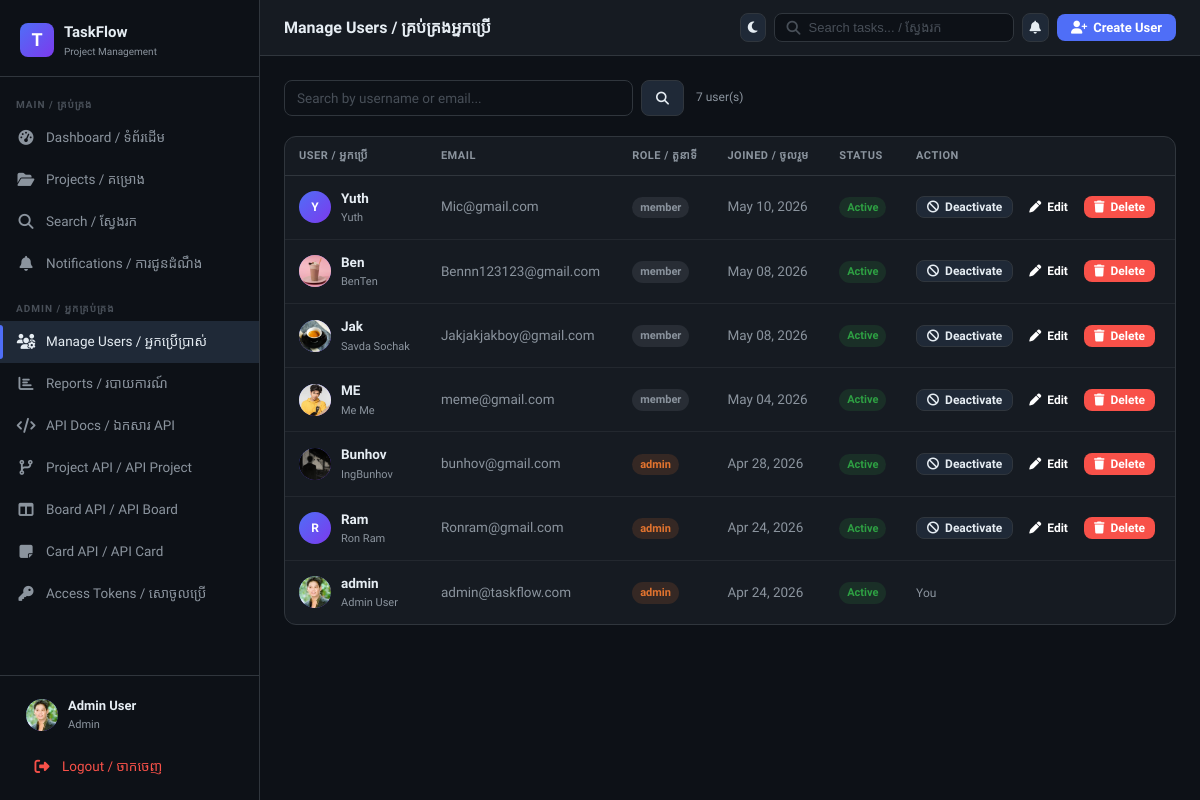
The page /admin-panel/users/ (signed in) on the database its author committed.
### core/models.py (models this page shows, shortened)
class User(AbstractUser):
    ROLE_CHOICES = [("admin", "Admin"), ("member", "Member")]
    role = models.CharField(max_length=10, choices=ROLE_CHOICES, default="member")
    avatar = models.ImageField(upload_to="avatars/", blank=True, null=True)
    is_active = models.BooleanField(default=True)
    @property
    def is_admin(self):
        return self.role == "admin"

### core/views.py (the view)
# urls.py: path('admin-panel/users/', views.admin_users, name='admin_users'),
@login_required
def admin_users(request):
    if not request.user.is_admin:
        return redirect("dashboard")
    users = User.objects.all().order_by("-date_joined")
    q = request.GET.get("q", "")
    if q:
        users = users.filter(Q(username__icontains=q) | Q(email__icontains=q))
    context = {
        "users": users,
        "q": q,
        "unread_count": request.user.notifications.filter(is_read=False).count(),
    }
    return render(request, "admin_panel/users.html", context)

### templates/admin_panel/users.html (shortened to what this page needs)
{% extends 'base.html' %}
{% block page_title %}Manage Users / គ្រប់គ្រងអ្នកប្រើ{% endblock %}
{% block topbar_extra %}
<button class="btn btn-primary" onclick="showModal('createUserModal')">
  <i class="fa-solid fa-user-plus"></i> Create User
</button>
{% endblock %}
{% block content %}
<div style="display:flex;align-items:center;gap:12px;margin-bottom:20px">
  <form method="get" style="flex:1;max-width:400px;display:flex;gap:8px">
    <input type="text" name="q" class="form-control" placeholder="Search by username or email..." value="{{ q }}">
    <button type="submit" class="btn btn-secondary"><i class="fa-solid fa-search"></i></button>
  </form>
  <span class="text-muted text-small">{{ users|length }} user(s)</span>
</div>
<div class="card">
  <div class="card-body" style="padding:0">
    <table class="table">
      <thead>
        <tr>
          <th>User / អ្នកប្រើ</th>
          <th>Email</th>
          <th>Role / តួនាទី</th>
          <th>Joined / ចូលរួម</th>
          <th>Status</th>
          <th>Action</th>
        </tr>
      </thead>
      <tbody>
        {% for u in users %}
        <tr>
          <td>
            <div style="display:flex;align-items:center;gap:10px">
              <div class="user-avatar" style="width:32px;height:32px;font-size:12px;flex-shrink:0">
                {% if u.avatar %}<img src="{{ u.avatar.url }}" alt="">{% else %}{{ u.username|first|upper }}{% endif %}
              </div>
              <div>
                <div style="font-weight:600">{{ u.username }}</div>
                <div style="font-size:11px;color:var(--text-muted)">{{ u.get_full_name }}</div>
              </div>
            </div>
          </td>
          <td class="text-muted text-small">{{ u.email }}</td>
          <td>
            <span class="badge {% if u.role == 'admin' %}badge-high{% else %}badge-todo{% endif %}">{{ u.role }}</span>
          </td>
          <td class="text-muted text-small">{{ u.date_joined|date:"M d, Y" }}</td>
          <td>
            <span class="badge {% if u.is_active %}badge-done{% else %}badge-critical{% endif %}">
              {% if u.is_active %}Active{% else %}Inactive{% endif %}
            </span>
          </td>
          <td>
            {% if u != request.user %}
            <div style="display:flex;gap:6px;flex-wrap:wrap">
              <a href="{% url 'admin_toggle_user' u.id %}" class="btn btn-secondary btn-sm">
                {% if u.is_active %}<i class="fa-solid fa-ban"></i> Deactivate{% else %}<i class="fa-solid fa-check"></i> Activate{% endif %}
              </a>
              <button class="btn btn-sm" style="background:var(--blue);color:#fff"
                onclick="openEditModal({{ u.id }}, '{{ u.username }}', '{{ u.email }}', '{{ u.first_name }}', '{{ u.last_name }}', '{{ u.role }}')">
                <i class="fa-solid fa-pen"></i> Edit
              </button>
              <button class="btn btn-sm" style="background:var(--red);color:#fff"
                onclick="openDeleteModal({{ u.id }}, '{{ u.username }}')">
                <i class="fa-solid fa-trash"></i> Delete
              </button>
            </div>
            {% else %}
            <span class="text-muted text-small">You</span>
            {% endif %}
          </td>
        </tr>
        {% empty %}
        <tr><td colspan="6" style="text-align:center;padding:32px;color:var(--text-muted)">No users found.</td></tr>
        {% endfor %}
      </tbody>
    </table>
  </div>
</div>
{% endblock %}

### templates/base.html (shortened to what this page needs)
{% load static %}
<!doctype html>
<html lang="km-en">
  <head>
    <link rel="stylesheet" href="{% static 'css/main.css' %}" />
    <link rel="stylesheet" href="https://cdnjs.cloudflare.com/ajax/libs/font-awesome/6.5.0/css/all.min.css" />
  </head>
  <body class="{% block body_class %}{% endblock %}">
    <aside class="sidebar" id="sidebar">
      <div class="sidebar-logo">
        <div class="logo-icon">T</div>
        <div>
          <div class="logo-text">TaskFlow</div>
          <div class="logo-sub">Project Management</div>
        </div>
      </div>
      <nav class="sidebar-nav">
        <div class="nav-section">Main / គ្រប់គ្រង</div>
        <a href="{% url 'dashboard' %}" class="nav-link {% if request.resolver_match.url_name == 'dashboard' %}active{% endif %}">
          <span class="nav-icon"><i class="fa-solid fa-gauge-high"></i></span>
          Dashboard / ទំព័រដើម
        </a>
        <a href="{% url 'projects' %}" class="nav-link ">
          <span class="nav-icon"><i class="fa-solid fa-folder-open"></i></span>
          Projects / គម្រោង
        </a>
        <a href="{% url 'search' %}" class="nav-link {% if request.resolver_match.url_name == 'search' %}active{% endif %}">
          <span class="nav-icon"><i class="fa-solid fa-magnifying-glass"></i></span>
          Search / ស្វែងរក
        </a>
        <a href="{% url 'notifications' %}" class="nav-link {% if request.resolver_match.url_name == 'notifications' %}active{% endif %}">
          <span class="nav-icon"><i class="fa-solid fa-bell"></i></span>
          Notifications / ការជូនដំណឹង
        </a>
        {% if user.is_admin or user.is_staff or user.is_superuser %}
        <div class="nav-section" style="margin-top: 8px">Admin / អ្នកគ្រប់គ្រង</div>
        <a href="{% url 'admin_users' %}" class="nav-link {% if request.resolver_match.url_name == 'admin_users' %}active{% endif %}">
          <span class="nav-icon"><i class="fa-solid fa-users-gear"></i></span>
          Manage Users / អ្នកប្រើប្រាស់
        </a>
        <a href="{% url 'admin_reports' %}" class="nav-link {% if request.resolver_match.url_name == 'admin_reports' %}active{% endif %}">
          <span class="nav-icon"><i class="fa-solid fa-chart-bar"></i></span>
          Reports / របាយការណ៍
        </a>
        <a href="{% url 'admin_api_docs' %}" class="nav-link {% if request.resolver_match.url_name == 'admin_api_docs' %}active{% endif %}">
          <span class="nav-icon"><i class="fa-solid fa-code"></i></span>
          API Docs / ឯកសារ API
        </a>
        <a href="{% url 'admin_project_api' %}" class="nav-link {% if request.resolver_match.url_name == 'project_api_crud' or request.resolver_match.url_name == 'admin_project_api' %}active{% endif %}">
          <span class="nav-icon"><i class="fa-solid fa-code-branch"></i></span>
          Project API / API Project
        </a>
        <a href="{% url 'admin_board_api' %}" class="nav-link {% if request.resolver_match.url_name == 'board_api_crud' or request.resolver_match.url_name == 'admin_board_api' %}active{% endif %}">
          <span class="nav-icon"><i class="fa-solid fa-columns"></i></span>
          Board API / API Board
        </a>
        <a href="{% url 'admin_card_api' %}" class="nav-link {% if request.resolver_match.url_name == 'card_api_crud' or request.resolver_match.url_name == 'admin_card_api' %}active{% endif %}">
          <span class="nav-icon"><i class="fa-solid fa-note-sticky"></i></span>
          Card API / API Card
        </a>
        <a href="{% url 'admin_access_tokens' %}" class="nav-link {% if request.resolver_match.url_name == 'admin_access_tokens' %}active{% endif %}">
          <span class="nav-icon"><i class="fa-solid fa-key"></i></span>
          Access Tokens / សោចូលប្រើ
        </a>
        {% endif %}
      </nav>
      <div class="sidebar-footer">
        <a href="{% url 'profile' %}" class="user-card">
          <div class="user-avatar">
            {% if user.avatar %}<img src="{{ user.avatar.url }}" alt="" />
            {% else %}{{ user.username|first|upper }}{% endif %}
          </div>
          <div class="user-info">
            <div class="user-name">{{ user.get_full_name|default:user.username }}</div>
            <div class="user-role">{{ user.role }}</div>
          </div>
        </a>
        <a href="{% url 'logout' %}" class="nav-link" style="margin-top: 4px; color: var(--red)">
          <span class="nav-icon"><i class="fa-solid fa-right-from-bracket"></i></span>
          Logout / ចាកចេញ
        </a>
      </div>
    </aside>
    <div class="main-content">
      <div class="topbar">
        <div class="topbar-title">{% block page_title %}{% endblock %}</div>
        <div class="topbar-actions">
          <button id="themeToggle" class="btn btn-icon btn-secondary" type="button">
            <i class="fa-solid fa-moon" id="themeIcon"></i>
          </button>
          <form action="{% url 'search' %}" method="get" class="search-bar">
            <i class="fa-solid fa-magnifying-glass" style="color: var(--text-faint)"></i>
            <input type="text" name="q" placeholder="Search tasks... / ស្វែងរក" value="{{ request.GET.q }}" />
          </form>
          <a href="{% url 'notifications' %}" class="btn btn-icon btn-secondary" style="position: relative">
            <i class="fa-solid fa-bell"></i>
          </a>
          {% block topbar_extra %}{% endblock %}
        </div>
      </div>
      <div class="page-content">
        {% block content %}{% endblock %}
      </div>
    </div>
  </body>
</html>

### rows shown on the page
User: avatar (picture), get_full_name "Admin User", role "Admin", username "admin", email "admin@taskflow.com", role "admin", date_joined "Apr 24, 2026", is_active "Active", shows "You"
User: username|first "Y", username "Yuth", get_full_name "Yuth", email "Mic@gmail.com", role "member", date_joined "May 10, 2026", is_active "Active"
User: avatar (picture), username "Ben", get_full_name "BenTen", email "Bennn123123@gmail.com", role "member", date_joined "May 08, 2026", is_active "Active"
User: avatar (picture), username "Jak", get_full_name "Savda Sochak", email "Jakjakjakboy@gmail.com", role "member", date_joined "May 08, 2026", is_active "Active"
User: avatar (picture), username "ME", get_full_name "Me Me", email "meme@gmail.com", role "member", date_joined "May 04, 2026", is_active "Active"
User: avatar (picture), username "Bunhov", get_full_name "IngBunhov", email "bunhov@gmail.com", role "admin", date_joined "Apr 28, 2026", is_active "Active"
User: username|first "R", username "Ram", get_full_name "Ron Ram", email "Ronram@gmail.com", role "admin", date_joined "Apr 24, 2026", is_active "Active"

### other values the page prints
{{ users|length }} "7"
